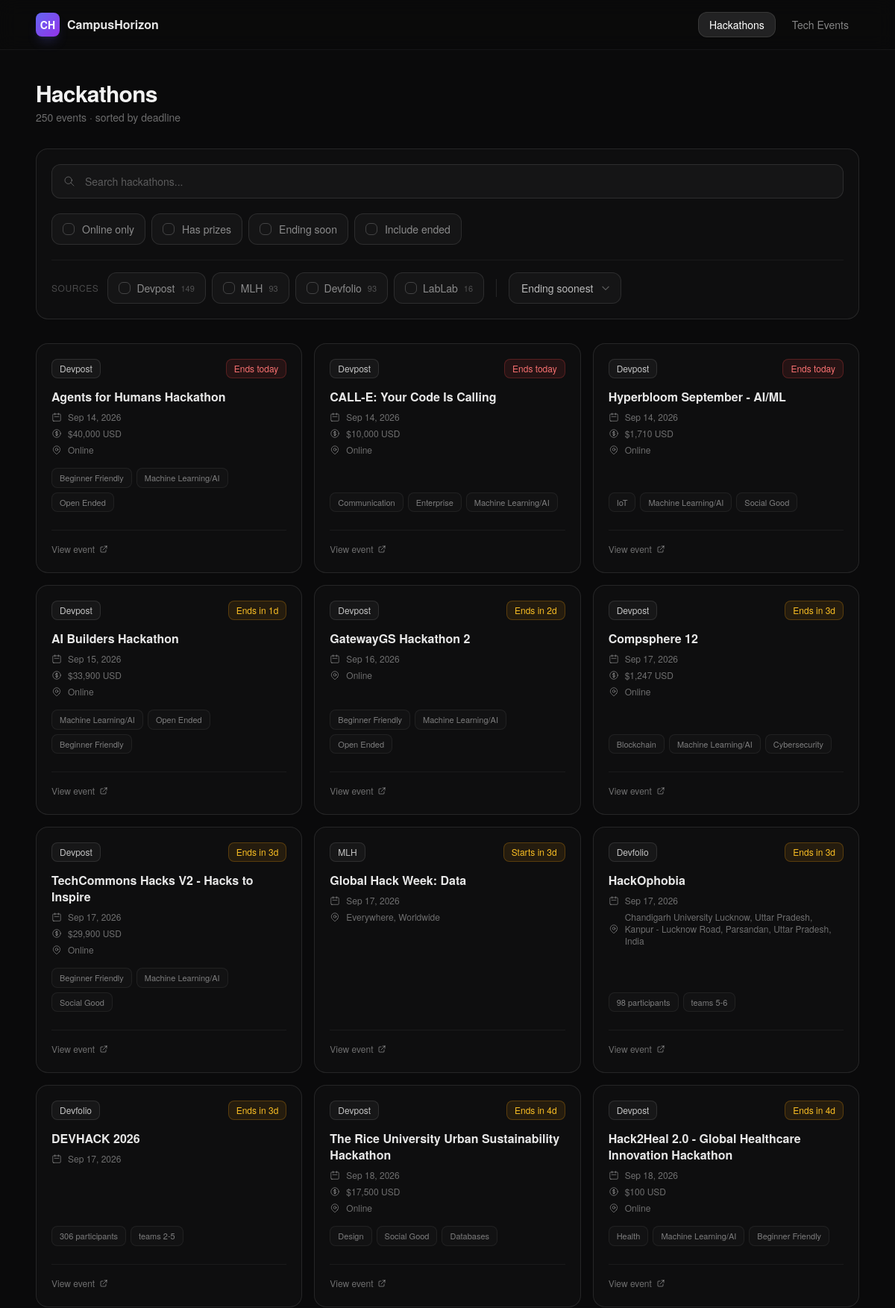
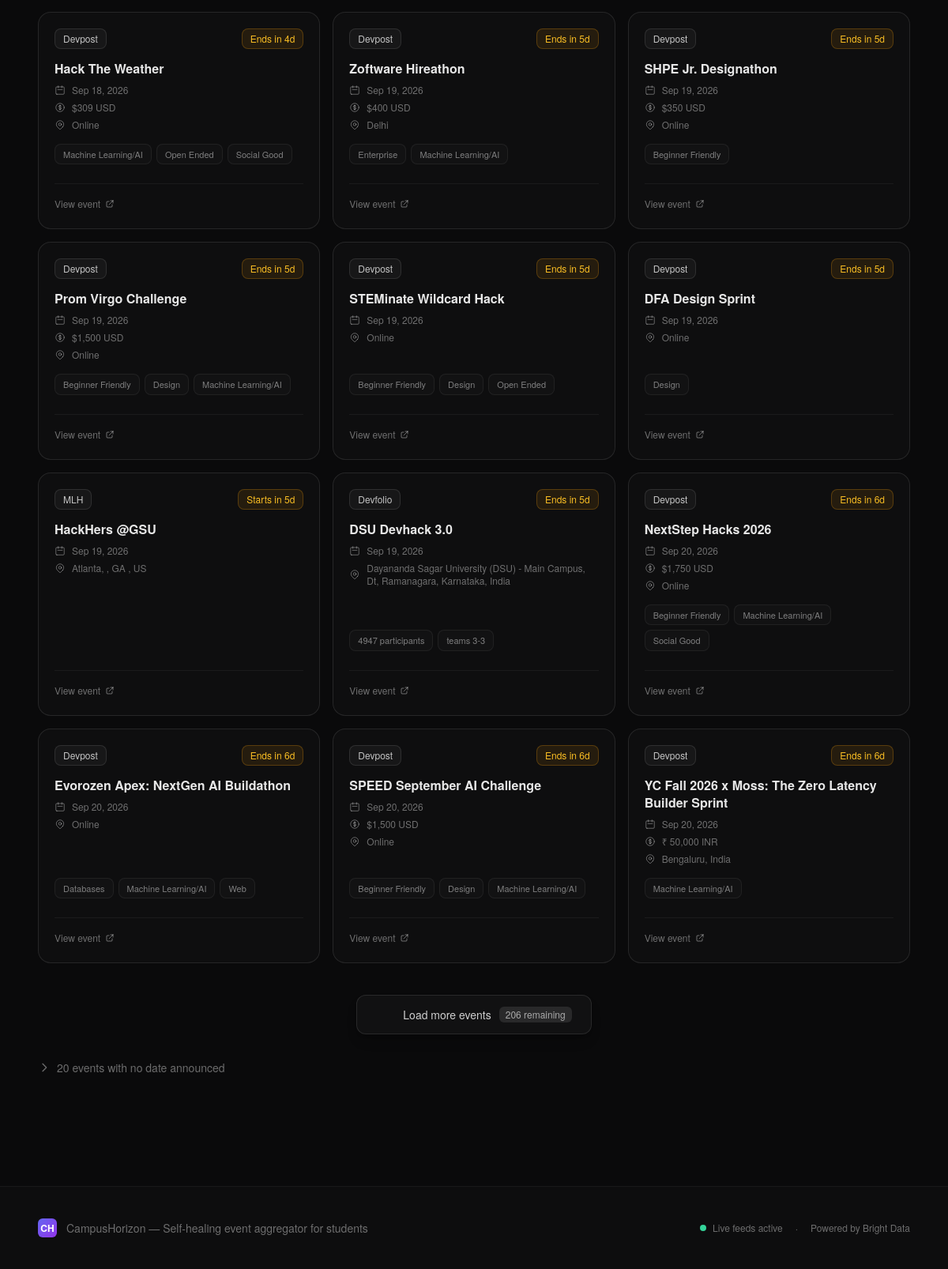
/hackathons/, run on the app's committed database (2 pictures, top to bottom).
### events/models.py (models this page shows, shortened)
class Event(models.Model):
    title = models.CharField(max_length=500)
    source = models.CharField(max_length=20, choices=Source.choices, db_index=True)
    url = models.URLField(unique=True, max_length=1000)
    deadline = models.DateTimeField(null=True, blank=True, db_index=True)
    prizes = models.CharField(max_length=500, blank=True, default='')
    tags = models.JSONField(default=list, blank=True)
    is_online = models.BooleanField(null=True, blank=True)
    location = models.CharField(max_length=300, blank=True, default='')
    event_type = models.CharField(max_length=100, blank=True, default='')
    last_updated = models.DateTimeField(auto_now=True)
    created_at = models.DateTimeField(auto_now_add=True)
    class Meta:
        ordering = ['deadline']

### events/views.py (the view)
# urls.py: path('hackathons/', views.hackathons, name='hackathons'),
def hackathons(request):
    dated, undated, source_counts, active_filters, config = _get_feed(
        request, HACKATHON_SOURCES, 'hackathons'
    )
    selected_sources = [
        s for s in request.GET.getlist('source')
        if s in [x.value for x in HACKATHON_SOURCES]
    ]
    paginator = Paginator(dated, PAGE_SIZE)
    page_num = request.GET.get('page', 1)
    page_obj = paginator.get_page(page_num)
    remaining_count = max(0, paginator.count - (page_obj.number * PAGE_SIZE))
    next_page_url = _page_url(request, page_obj.next_page_number()) if page_obj.has_next() else None
    return render(request, 'events/feed.html', {
        'events': page_obj.object_list,
        'page_obj': page_obj,
        'remaining_count': remaining_count,
        'next_page_url': next_page_url,
        'undated_events': undated,
        'total_count': paginator.count + undated.count(),
        'source_counts': source_counts,
        'active_filters': active_filters,
        'filter_config': config,
        'page_title': 'Hackathons',
        'sources': HACKATHON_SOURCES,
        'category': 'hackathons',
        'selected_sources': selected_sources,
    })

### events/templatetags/event_filters.py (called while the page is built)
@register.filter
def source_color(source):
    return SOURCE_COLORS.get(source, {'bg': 'bg-white/10', 'text': 'text-white/60', 'border': 'border-white/20', 'label': source})

@register.filter
def get_item(dictionary, key):
    return dictionary.get(key)

@register.filter
def days_left(deadline):
    if not deadline:
        return None
    now = timezone.now()
    delta = deadline - now
    days = delta.days
    if days < 0:
        return 'ended'
    if days == 0:
        return 'today'
    return days

@register.filter
def deadline_badge_class(deadline):
    days = days_left(deadline)
    if days == 'ended':
        return 'border-white/5 bg-white/[0.02] text-white/30'
    if days == 'today':
        return 'border-red-500/25 bg-red-500/10 text-red-400'
    if isinstance(days, int) and days <= 7:
        return 'border-amber-500/25 bg-amber-500/10 text-amber-400'
    return 'border-white/10 bg-white/[0.04] text-white/50'

@register.filter
def deadline_badge_text(event):
    deadline = event.deadline
    days = days_left(deadline)
    source_val = getattr(event, 'source', '')
    if hasattr(source_val, 'value'):
        source_val = source_val.value
    if source_val in START_DATE_SOURCES:
        if days == 'ended':
            return 'Finished'
        if days == 'today':
            return 'Starts today'
        if isinstance(days, int):
            return f'Starts in {days}d'
        return 'No date'
    if days == 'ended':
        return 'Ended'
    if days == 'today':
        return 'Ends today'
    if isinstance(days, int):
        return f'Ends in {days}d'
    return 'No date'

@register.filter
def stagger_delay(index):
    return f'{min(index * 0.04, 0.4):.2f}s'

@register.filter
def is_recent(event):
    if not getattr(event, 'created_at', None):
        return False
    cutoff = timezone.now() - timedelta(hours=RECENT_WINDOW_HOURS)
    return event.created_at >= cutoff

### events/views.py (called while the page is built)
def _page_url(request, page_number):
    params = request.GET.copy()
    params['page'] = page_number
    qs = params.urlencode()
    return f'{request.path}?{qs}'

### events/templates/events/feed.html (shortened to what this page needs)
{% extends "events/base.html" %}
{% load event_filters %}
{% block content %}
<div id="feed">
    <div class="max-w-6xl mx-auto px-6 py-10">
        <div class="mb-8 flex items-end justify-between flex-wrap gap-3">
            <div>
                <h1 class="text-3xl font-bold text-white/95 tracking-tight">{{ page_title }}</h1>
                <p class="text-sm text-white/40 mt-1">
                    <span>{{ total_count }}</span> event{{ total_count|pluralize }}
                    {% if request.GET.sort == 'newest' %} &middot; newest first{% elif category == 'tech-events' %} &middot; sorted by event date{% else %} &middot; sorted by deadline{% endif %}
                </p>
            </div>
        </div>
        <form method="get"
              hx-get="{{ request.path }}"
              hx-target="#feed"
              hx-select="#feed"
              hx-swap="outerHTML"
              hx-trigger="change delay:120ms, keyup changed delay:400ms from:#q"
              hx-push-url="true"
              hx-indicator="#updating"
              class="mb-8 rounded-2xl border border-white/10 bg-white/[0.02] p-5 space-y-5">
            <div class="relative">
                <svg class="absolute left-4 top-1/2 -translate-y-1/2 w-4 h-4 text-white/30" fill="none" stroke="currentColor" viewBox="0 0 24 24">
                    <path stroke-linecap="round" stroke-linejoin="round" stroke-width="1.5" d="M21 21l-6-6m2-5a7 7 0 11-14 0 7 7 0 0114 0z"/>
                </svg>
                <input type="text" name="q" id="q" value="{{ request.GET.q }}"
                    placeholder="Search {{ page_title|lower }}..."
                    class="w-full pl-11 pr-11 py-3 rounded-xl border border-white/10 bg-white/[0.03] text-sm text-white/90 placeholder-white/30 focus:outline-none focus:border-indigo-500/40 focus:bg-white/[0.05] transition-colors">
            </div>
            <div class="flex flex-wrap items-center gap-2">
                {% if 'online' in filter_config.groups %}
                <label class="inline-flex items-center gap-2.5 px-3.5 py-2.5 rounded-xl border text-sm cursor-pointer select-none transition-colors border-white/10 bg-white/[0.03] text-white/50 hover:text-white/80 has-[:checked]:border-indigo-500/40 has-[:checked]:text-indigo-300 has-[:checked]:bg-indigo-500/10">
                    <span class="relative w-4 h-4 rounded-md border border-white/20 has-[:checked]:border-indigo-400 has-[:checked]:bg-indigo-500/30">
                    </span>
                    Online only
                </label>
                {% endif %}
                {% if 'prizes' in filter_config.groups %}
                <label class="inline-flex items-center gap-2.5 px-3.5 py-2.5 rounded-xl border text-sm cursor-pointer select-none transition-colors border-white/10 bg-white/[0.03] text-white/50 hover:text-white/80 has-[:checked]:border-indigo-500/40 has-[:checked]:text-indigo-300 has-[:checked]:bg-indigo-500/10">
                    <span class="relative w-4 h-4 rounded-md border border-white/20 has-[:checked]:border-indigo-400 has-[:checked]:bg-indigo-500/30">
                    </span>
                    Has prizes
                </label>
                {% endif %}
                {% if 'soon' in filter_config.groups %}
                <label class="inline-flex items-center gap-2.5 px-3.5 py-2.5 rounded-xl border text-sm cursor-pointer select-none transition-colors border-white/10 bg-white/[0.03] text-white/50 hover:text-white/80 has-[:checked]:border-indigo-500/40 has-[:checked]:text-indigo-300 has-[:checked]:bg-indigo-500/10">
                    <span class="relative w-4 h-4 rounded-md border border-white/20 has-[:checked]:border-indigo-400 has-[:checked]:bg-indigo-500/30">
                    </span>
                    {{ filter_config.soon_label }}
                </label>
                {% endif %}
                <label class="inline-flex items-center gap-2.5 px-3.5 py-2.5 rounded-xl border text-sm cursor-pointer select-none transition-colors border-white/10 bg-white/[0.03] text-white/50 hover:text-white/80 has-[:checked]:border-indigo-500/40 has-[:checked]:text-indigo-300 has-[:checked]:bg-indigo-500/10">
                    <span class="relative w-4 h-4 rounded-md border border-white/20 has-[:checked]:border-indigo-400 has-[:checked]:bg-indigo-500/30">
                    </span>
                    Include ended
                </label>
            </div>
            <div class="flex flex-wrap items-center gap-2 pt-4 border-t border-white/5">
                <span class="text-xs uppercase tracking-wider text-white/25 mr-1">Sources</span>
                {% for source in sources %}
                {% with sc=source|source_color count=source_counts|get_item:source.value %}
                <label class="inline-flex items-center gap-2 px-3.5 py-2.5 rounded-xl border text-sm cursor-pointer select-none transition-colors border-white/10 bg-white/[0.03] text-white/50 hover:text-white/80 has-[:checked]:{{ sc.border }} has-[:checked]:{{ sc.text }} has-[:checked]:{{ sc.bg }}">
                    <span class="relative w-4 h-4 rounded-md border border-white/20 has-[:checked]:border-white/30 has-[:checked]:bg-white/10">
                    </span>
                    {{ sc.label }}
                    {% if count %}<span class="text-[11px] text-white/25">{{ count }}</span>{% endif %}
                </label>
                {% endwith %}
                {% endfor %}
                <div class="relative">
                    <select name="sort" id="sort"
                            class="appearance-none pl-4 pr-9 py-2.5 rounded-xl border border-white/10 bg-white/[0.03] text-sm text-white/70 focus:outline-none focus:border-indigo-500/40 cursor-pointer">
                        <option value="deadline" {% if request.GET.sort != 'newest' %}selected{% endif %}>
                            {% if category == 'tech-events' %}Starting soonest{% else %}Ending soonest{% endif %}
                        </option>
                    </select>
                    <svg class="absolute right-3.5 top-1/2 -translate-y-1/2 w-3.5 h-3.5 text-white/30 pointer-events-none" fill="none" stroke="currentColor" viewBox="0 0 24 24">
                        <path stroke-linecap="round" stroke-linejoin="round" stroke-width="2" d="M19 9l-7 7-7-7"/>
                    </svg>
                </div>
            </div>
        </form>
        <div id="events-grid" class="grid gap-4 md:grid-cols-2 lg:grid-cols-3">
            <div id="load-more-batch" class="contents">
                {% for event in events %}
                    <div class="stagger-item h-full" style="animation-delay: {{ forloop.counter0|stagger_delay }}">
                        {% include "events/_event_card.html" with event=event %}
                    </div>
                {% empty %}
                <div class="col-span-full py-20 text-center text-white/30">
                    <p class="text-lg mb-1">No events found</p>
                    <p class="text-sm">Try adjusting your filters</p>
                </div>
                {% endfor %}
                {% if page_obj.has_next %}
                <div id="load-more-container" class="col-span-full mt-6 text-center">
                    <button hx-get="{{ next_page_url }}"
                            hx-target="#load-more-container"
                            hx-swap="outerHTML"
                            hx-select="#load-more-batch"
                            hx-indicator="#load-more-spinner"
                            class="inline-flex items-center gap-2.5 px-6 py-3.5 rounded-xl border border-white/10 bg-white/[0.03] hover:bg-white/[0.08] hover:border-white/20 text-sm font-medium text-white/80 hover:text-white transition-all cursor-pointer shadow-lg shadow-black/20">
                        <span>Load more events</span>
                        {% if remaining_count %}
                        <span class="px-2 py-0.5 rounded-md bg-white/10 text-xs text-white/60 font-normal">
                            {{ remaining_count }} remaining
                        </span>
                        {% endif %}
                    </button>
                </div>
                {% endif %}
            </div>
        </div>
        {% if undated_events %}
        <details class="mt-8">
            <summary class="cursor-pointer inline-flex items-center gap-2 text-sm text-white/40 hover:text-white/60 transition-colors select-none">
                <svg class="w-4 h-4 transition-transform duration-200 group-open:rotate-90" fill="none" stroke="currentColor" viewBox="0 0 24 24">
                    <path stroke-linecap="round" stroke-linejoin="round" stroke-width="2" d="M9 5l7 7-7 7"/>
                </svg>
                {{ undated_events|length }} event{{ undated_events|length|pluralize }} with no date announced
            </summary>
        </details>
        {% endif %}
    </div>
</div>
{% endblock %}

### events/templates/events/_event_card.html (shortened to what this page needs)
{% load event_filters %}
{% with sc=event.source|source_color %}
{% with badge_class=event.deadline|deadline_badge_class badge_text=event|deadline_badge_text %}
<article class="group relative rounded-2xl border border-white/10 bg-white/[0.02] p-5 transition-all duration-300 card-hover hover:bg-white/[0.04] h-full flex flex-col justify-between">
    <div class="flex-1 flex flex-col">
        <div class="flex items-center justify-between mb-3.5">
            <div class="flex items-center gap-1.5">
                <span class="inline-flex items-center px-2.5 py-1 rounded-lg text-xs font-medium border border-white/10 bg-white/[0.04] text-white/75 group-hover:border-white/15 transition-colors">
                    {{ sc.label }}
                </span>
            </div>
            <span class="inline-flex items-center px-2.5 py-1 rounded-lg text-xs font-medium border {{ badge_class }}">
                {{ badge_text }}
            </span>
        </div>
        <h3 class="text-base font-semibold text-white/90 mb-2 line-clamp-2 leading-snug">
            <a href="{{ event.url }}" target="_blank" rel="noopener" class="hover:text-white transition-colors">
                {{ event.title|clean_title }}
            </a>
        </h3>
        <div class="space-y-1.5 mb-4">
            {% if event.deadline %}
            <div class="flex items-center gap-2 text-xs text-white/40">
                <svg class="w-3.5 h-3.5 shrink-0" fill="none" stroke="currentColor" viewBox="0 0 24 24">
                    <path stroke-linecap="round" stroke-linejoin="round" stroke-width="1.5" d="M8 7V3m8 4V3m-9 8h10M5 21h14a2 2 0 002-2V7a2 2 0 00-2-2H5a2 2 0 00-2 2v12a2 2 0 002 2z"/>
                </svg>
                {{ event.deadline|date:"M d, Y" }}
            </div>
            {% endif %}
            {% if event.prizes and event.source != 'luma' %}
            <div class="flex items-center gap-2 text-xs text-white/40">
                {{ event.prizes }}
            </div>
            {% endif %}
            {% if event.location %}
            <div class="flex items-center gap-2 text-xs text-white/40">
                {{ event.location }}
            </div>
            {% endif %}
        </div>
        {% if event.tags %}
        <div class="flex flex-wrap gap-1.5 mb-3 mt-auto">
            {% for tag in event.tags|slice:":3" %}
            <span class="px-2.5 py-1 rounded-lg border border-white/[0.06] bg-white/[0.02] text-[11px] text-white/45 group-hover:border-white/10 group-hover:text-white/65 transition-colors">{{ tag }}</span>
            {% endfor %}
        </div>
        {% endif %}
    </div>
    <div class="pt-3 border-t border-white/5 mt-3">
        <a href="{{ event.url }}" target="_blank" rel="noopener"
           class="inline-flex items-center gap-1.5 text-xs font-medium text-white/40 hover:text-white/70 transition-colors">
            View event
            <svg class="w-3 h-3" fill="none" stroke="currentColor" viewBox="0 0 24 24">
                <path stroke-linecap="round" stroke-linejoin="round" stroke-width="2" d="M10 6H6a2 2 0 00-2 2v10a2 2 0 002 2h10a2 2 0 002-2v-4M14 4h6m0 0v6m0-6L10 14"/>
            </svg>
        </a>
    </div>
</article>
{% endwith %}
{% endwith %}

### events/templates/events/base.html (style rules this page uses)
html { scroll-behavior: smooth; }
body { font-family: 'Helvetica Neue', Helvetica, Arial, sans-serif; background: #0A0A0B; }
.stagger-item { opacity: 0; animation: fadeSlideIn 0.4s ease-out forwards; }

### data on the page
Event: label "Devpost", badge_text "Ends today", title|clean_title "Agents for Humans Hackathon", deadline "Sep 14, 2026", prizes "$40,000 USD", location "Online", tags "Beginner Friendly" "Machine Learning/AI" "Open Ended"
Event: label "Devpost", badge_text "Ends today", title|clean_title "CALL-E: Your Code Is Calling", deadline "Sep 14, 2026", prizes "$10,000 USD", location "Online", tags "Communication" "Enterprise" "Machine Learning/AI"
Event: label "Devpost", badge_text "Ends today", title|clean_title "Hyperbloom September - AI/ML", deadline "Sep 14, 2026", prizes "$1,710 USD", location "Online", tags "IoT" "Machine Learning/AI" "Social Good"
Event: label "Devpost", badge_text "Ends in 1d", title|clean_title "AI Builders Hackathon", deadline "Sep 15, 2026", prizes "$33,900 USD", location "Online", tags "Machine Learning/AI" "Open Ended" "Beginner Friendly"
Event: label "Devpost", badge_text "Ends in 2d", title|clean_title "GatewayGS Hackathon 2", deadline "Sep 16, 2026", location "Online", tags "Beginner Friendly" "Machine Learning/AI" "Open Ended"
Event: label "Devpost", badge_text "Ends in 3d", title|clean_title "Compsphere 12", deadline "Sep 17, 2026", prizes "$1,247 USD", location "Online", tags "Blockchain" "Machine Learning/AI" "Cybersecurity"
Event: label "Devpost", badge_text "Ends in 3d", title|clean_title "TechCommons Hacks V2 - Hacks to Inspire", deadline "Sep 17, 2026", prizes "$29,900 USD", location "Online", tags "Beginner Friendly" "Machine Learning/AI" "Social Good"
Event: label "MLH", badge_text "Starts in 3d", title|clean_title "Global Hack Week: Data", deadline "Sep 17, 2026", location "Everywhere, Worldwide"
Event: label "Devfolio", badge_text "Ends in 3d", title|clean_title "HackOphobia", deadline "Sep 17, 2026", location "Chandigarh University Lucknow, Uttar Pradesh, Kanpur - Lucknow Road, Parsandan, Uttar Pradesh, India", tags "98 participants" "teams 5-6"
Event: label "Devfolio", badge_text "Ends in 3d", title|clean_title "DEVHACK 2026", deadline "Sep 17, 2026", tags "306 participants" "teams 2-5"
Event: label "Devpost", badge_text "Ends in 4d", title|clean_title "The Rice University Urban Sustainability Hackathon", deadline "Sep 18, 2026", prizes "$17,500 USD", location "Online", tags "Design" "Social Good" "Databases"
Event: label "Devpost", badge_text "Ends in 4d", title|clean_title "Hack2Heal 2.0 - Global Healthcare Innovation Hackathon", deadline "Sep 18, 2026", prizes "$100 USD", location "Online", tags "Health" "Machine Learning/AI" "Beginner Friendly"
Event: label "Devpost", badge_text "Ends in 4d", title|clean_title "Hack The Weather", deadline "Sep 18, 2026", prizes "$309 USD", location "Online", tags "Machine Learning/AI" "Open Ended" "Social Good"
Event: label "Devpost", badge_text "Ends in 5d", title|clean_title "Zoftware Hireathon", deadline "Sep 19, 2026", prizes "$400 USD", location "Delhi", tags "Enterprise" "Machine Learning/AI"
Event: label "Devpost", badge_text "Ends in 5d", title|clean_title "SHPE Jr. Designathon", deadline "Sep 19, 2026", prizes "$350 USD", location "Online", tags "Beginner Friendly"
Event: label "Devpost", badge_text "Ends in 5d", title|clean_title "Prom Virgo Challenge", deadline "Sep 19, 2026", prizes "$1,500 USD", location "Online", tags "Beginner Friendly" "Design" "Machine Learning/AI"
Event: label "Devpost", badge_text "Ends in 5d", title|clean_title "STEMinate Wildcard Hack", deadline "Sep 19, 2026", location "Online", tags "Beginner Friendly" "Design" "Open Ended"
Event: label "Devpost", badge_text "Ends in 5d", title|clean_title "DFA Design Sprint", deadline "Sep 19, 2026", location "Online", tags "Design"
Event: label "MLH", badge_text "Starts in 5d", title|clean_title "HackHers @GSU", deadline "Sep 19, 2026", location "Atlanta, , GA , US"
Event: label "Devfolio", badge_text "Ends in 5d", title|clean_title "DSU Devhack 3.0", deadline "Sep 19, 2026", location "Dayananda Sagar University (DSU) - Main Campus, Dt, Ramanagara, Karnataka, India", tags "4947 participants" "teams 3-3"
Event: label "Devpost", badge_text "Ends in 6d", title|clean_title "NextStep Hacks 2026", deadline "Sep 20, 2026", prizes "$1,750 USD", location "Online", tags "Beginner Friendly" "Machine Learning/AI" "Social Good"
Event: label "Devpost", badge_text "Ends in 6d", title|clean_title "Evorozen Apex: NextGen AI Buildathon", deadline "Sep 20, 2026", location "Online", tags "Databases" "Machine Learning/AI" "Web"
Event: label "Devpost", badge_text "Ends in 6d", title|clean_title "SPEED September AI Challenge", deadline "Sep 20, 2026", prizes "$1,500 USD", location "Online", tags "Beginner Friendly" "Design" "Machine Learning/AI"
Event: label "Devpost", badge_text "Ends in 6d", title|clean_title "YC Fall 2026 x Moss: The Zero Latency Builder Sprint", deadline "Sep 20, 2026", prizes "₹ 50,000 INR", location "Bengaluru, India", tags "Machine Learning/AI"

### other printed values
{{ page_title }} "Hackathons"
{{ total_count }} "250"
{{ filter_config.soon_label }} "Ending soon"
{{ sc.label }} "Devpost" "MLH" "Devfolio" "LabLab"
{{ count }} "149" "93" "93" "16"
{{ remaining_count }} "206"
{{ undated_events|length }} "20"
